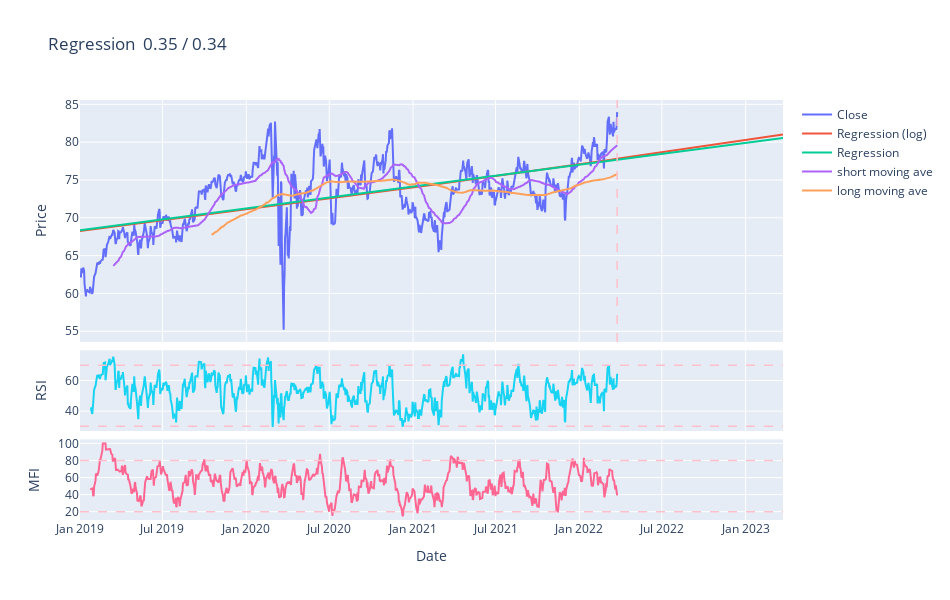

Notebook code cell kept with this figure:
### Code cell
############### price range ####################
tdy = dt.datetime.today()
stdate = '2019-01-01'
eddate_tr = tdy
eddate_te = tdy

ma_type = 'sma'
preddays = 366  # future for prediction
mapd = (50, 200)  # (short, long) moving average period

# stock prices
stock = yf.Ticker(ticker)
skhist_tr = stock.history(start = stdate, end = eddate_tr).dropna()
skhist_te = stock.history(start = stdate, end = eddate_te).dropna()
skhigh_tr = skhist_tr['High']
sklow_tr = skhist_tr['Low']
skclose_tr = skhist_tr['Close']
skhigh_te = skhist_te['High']
sklow_te = skhist_te['Low']
skclose_te = skhist_te['Close']
sktyp_te = (skhigh_te + sklow_te + skclose_te)/3
skgl_te = [(skclose_te[i+1] - skclose_te[i])/skclose_te[i] for i in range(len(skclose_te)-1)]
skvol_te = skhist_te['Volume']

# dates
dates_tr = skhist_tr.index
dates_te = skhist_te.index

# moving average
if ma_type == 'sma':
    mashort = fsma(price = skclose_te, days = mapd[0])
    malong = fsma(price = skclose_te, days = mapd[1])

elif ma_type == 'ema':
    mashort = fema(price = skclose_te, smooth = 2, days = mapd[0])
    malong = fema(price = skclose_te, smooth = 2, days = mapd[1])

# create index for regression
time_tr = np.array((dates_tr - dates_tr[0])/np.timedelta64(1, 'D')).reshape(-1, 1)
time_te = np.array((dates_te - dates_te[0])/np.timedelta64(1, 'D')).reshape(-1, 1)
pred_tm = np.array(range(int(time_te[-1])+1, int(time_te[-1])+preddays)).reshape(-1, 1)
time_pred = np.concatenate((time_te, pred_tm))

# prediction and moving ave time for plot
tm_pred = [dt.date.fromisoformat(stdate) + dt.timedelta(days = int(time_pred[i])) for i in range(len(time_pred))]

# time for short and long moving average
tm_mas = dates_te[mapd[0]:]
tm_mal = dates_te[mapd[1]:]

## regression on log(price)
reg_close_log = LinearRegression().fit(time_tr, np.log(skclose_tr))
close_score1 = np.round(reg_close_log.score(time_tr, np.log(skclose_tr)), 2)
pred_close1 = np.exp(reg_close_log.predict(time_pred))

## regression on price
reg_close = LinearRegression().fit(time_tr, skclose_tr)
close_score2 = np.round(reg_close.score(time_tr, skclose_tr), 2)
pred_close2 = reg_close.predict(time_pred)

## relative strength index
rsi = frsi(gainloss = skgl_te, days = 14)

## money flow index
mfi = fmfi(price = sktyp_te, volumes = skvol_te, days = 14)

## plots
fig = make_subplots(rows=3, cols=1, shared_xaxes=True, vertical_spacing=0.02, row_heights = [0.6, 0.2, 0.2])

fig.add_trace(go.Scatter(x = dates_te, y = skclose_te, name = 'Close'), row=1, col=1)
fig.add_trace(go.Scatter(x = tm_pred, y = pred_close1, name = 'Regression (log)'), row=1, col=1)
fig.add_trace(go.Scatter(x = tm_pred, y = pred_close2, name = 'Regression'), row=1, col=1)
fig.add_trace(go.Scatter(x = tm_mas, y = mashort, name = 'short moving ave'), row=1, col=1)
fig.add_trace(go.Scatter(x = tm_mal, y = malong, name = 'long moving ave'),row=1, col=1)
fig.add_vline(x = dates_tr[-1], line_width = 1.5, line_dash = 'dash', line_color = 'pink', row=1, col=1)

fig.add_trace(go.Scatter(x = dates_te[15:], y = rsi, showlegend = False), row = 2, col = 1)
fig.add_hline(y = 30, line_width = 1.5, line_dash = 'dash', line_color = 'pink', row=2, col=1)
fig.add_hline(y = 70, line_width = 1.5, line_dash = 'dash', line_color = 'pink', row=2, col=1)

fig.add_trace(go.Scatter(x = dates_te[15:], y = mfi, showlegend = False), row = 3, col = 1)
fig.add_hline(y = 20, line_width = 1.5, line_dash = 'dash', line_color = 'pink', row=3, col=1)
fig.add_hline(y = 80, line_width = 1.5, line_dash = 'dash', line_color = 'pink', row=3, col=1)

fig['layout']['xaxis3']['title'] = 'Date'
fig['layout']['yaxis']['title']='Price'
fig['layout']['yaxis2']['title']='RSI'
fig['layout']['yaxis3']['title']='MFI'
fig.update_layout(title='Regression  '+str(close_score1)+' / '+str(close_score2), width = 950, height = 600)
fig.show()

### Figure 1 — Plotly figure (JSON) as saved in the notebook; plotly's stock layout.template omitted (floating-point values rounded to 4 significant figures; data arrays with more than 128 entries replaced by an {"elided": "..."} marker saying what was removed)
{"data": [{"name": "Close", "type": "scatter", "x": {"elided": "815 str values"}, "xaxis": "x", "y": {"elided": "815 float values"}, "yaxis": "y"}, {"name": "Regression (log)", "type": "scatter", "x": {"elided": "1180 str values"}, "xaxis": "x", "y": {"elided": "1180 float values"}, "yaxis": "y"}, {"name": "Regression", "type": "scatter", "x": {"elided": "1180 str values"}, "xaxis": "x", "y": {"elided": "1180 float values"}, "yaxis": "y"}, {"name": "short moving ave", "type": "scatter", "x": {"elided": "765 str values"}, "xaxis": "x", "y": {"elided": "766 float values"}, "yaxis": "y"}, {"name": "long moving ave", "type": "scatter", "x": {"elided": "615 str values"}, "xaxis": "x", "y": {"elided": "616 float values"}, "yaxis": "y"}, {"showlegend": false, "type": "scatter", "x": {"elided": "800 str values"}, "xaxis": "x2", "y": {"elided": "800 float values"}, "yaxis": "y2"}, {"showlegend": false, "type": "scatter", "x": {"elided": "800 str values"}, "xaxis": "x3", "y": {"elided": "801 float values"}, "yaxis": "y3"}], "layout": {"height": 600, "shapes": [{"line": {"color": "pink", "dash": "dash", "width": 1.5}, "type": "line", "x0": "2022-03-25T00:00:00", "x1": "2022-03-25T00:00:00", "xref": "x", "y0": 0, "y1": 1, "yref": "y domain"}, {"line": {"color": "pink", "dash": "dash", "width": 1.5}, "type": "line", "x0": 0, "x1": 1, "xref": "x2 domain", "y0": 30, "y1": 30, "yref": "y2"}, {"line": {"color": "pink", "dash": "dash", "width": 1.5}, "type": "line", "x0": 0, "x1": 1, "xref": "x2 domain", "y0": 70, "y1": 70, "yref": "y2"}, {"line": {"color": "pink", "dash": "dash", "width": 1.5}, "type": "line", "x0": 0, "x1": 1, "xref": "x3 domain", "y0": 20, "y1": 20, "yref": "y3"}, {"line": {"color": "pink", "dash": "dash", "width": 1.5}, "type": "line", "x0": 0, "x1": 1, "xref": "x3 domain", "y0": 80, "y1": 80, "yref": "y3"}], "title": {"text": "Regression  0.35 / 0.34"}, "width": 950, "xaxis": {"anchor": "y", "autorange": true, "domain": [0, 1], "matches": "x3", "range": ["2019-01-01", "2023-03-24"], "showticklabels": false, "type": "date"}, "xaxis2": {"anchor": "y2", "autorange": true, "domain": [0, 1], "matches": "x3", "range": ["2019-01-01", "2023-03-24"], "showticklabels": false, "type": "date"}, "xaxis3": {"anchor": "y3", "autorange": true, "domain": [0, 1], "range": ["2019-01-01", "2023-03-24"], "title": {"text": "Date"}, "type": "date"}, "yaxis": {"anchor": "x", "autorange": true, "domain": [0.424, 1], "range": [53.59, 85.57], "title": {"text": "Price"}, "type": "linear"}, "yaxis2": {"anchor": "x2", "autorange": true, "domain": [0.212, 0.404], "range": [26.98, 79.81], "title": {"text": "RSI"}, "type": "linear"}, "yaxis3": {"anchor": "x3", "autorange": true, "domain": [0, 0.192], "range": [10.25, 104.7], "title": {"text": "MFI"}, "type": "linear"}}}
